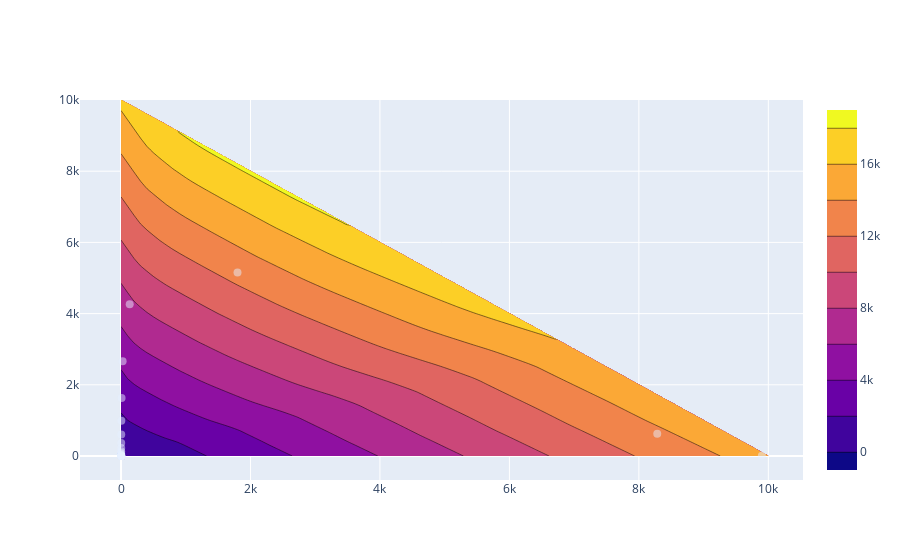

This figure's notebook cell:
### Code cell
import plotly.graph_objects as go

fig = go.Figure(data =
    [go.Contour(
        z=-vf,
        x=S,
        y=I
    ),
    go.Scatter(
        mode='markers',
        x=states[:,0],
        y=states[:,1],
        marker=dict(color='rgba(230, 240, 255, 0.5)',
                    size=8))])
fig.show()
